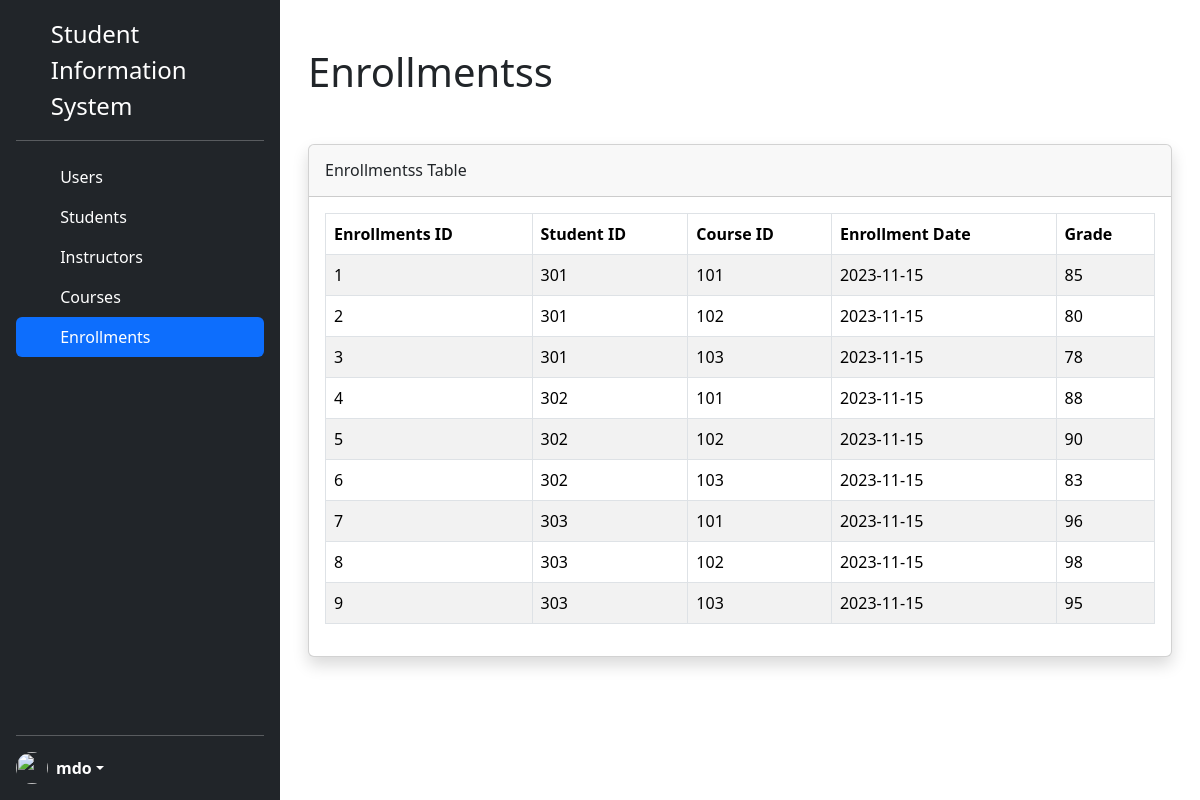
The app's page /enrollments.php with its own data.
### tables this page shows
CREATE TABLE enrollments (
    EnrollmentId INT NOT NULL AUTO_INCREMENT,
    StudentId INT NOT NULL,
    CourseId INT NOT NULL,
    EnrollmentDate DATE NOT NULL,
    Grade INT NOT NULL,
    PRIMARY KEY(EnrollmentId),
    FOREIGN KEY(StudentId) REFERENCES students(StudentId),
    FOREIGN KEY(CourseId) REFERENCES courses(CourseId)
);

### enrollments.php (the view, shortened to what this page needs)
<!doctype html>
<html lang="en">
  <head>
    <link href="https://cdn.jsdelivr.net/npm/bootstrap@5.3.2/dist/css/bootstrap.min.css" rel="stylesheet">
    <link rel="stylesheet" href="//cdn.jsdelivr.net/npm/alertifyjs@1.13.1/build/css/alertify.min.css"/>
</head>
<body>
    <div class="container-fluid">
        <div class="row flex-nowrap">
            <div class="d-flex flex-column flex-shrink-0 p-3 text-bg-dark min-vh-100" style="width: 280px;">
                <a href="#" class="d-flex align-items-center mb-3 mb-md-0 me-md-auto text-white text-decoration-none">
                    <svg class="bi pe-none me-2" width="40" height="32"><use xlink:href="#bootstrap"/></svg>
                    <span class="fs-4">Student Information System</span>
                </a>
                <hr>
                <ul class="nav nav-pills flex-column mb-auto">
                <li class="nav-item">
                    <a href="index.php" class="nav-link text-white" aria-current="page">
                    <svg class="bi pe-none me-2" width="16" height="16"><use xlink:href="#index"/></svg>
                    Users
                    </a>
                </li>
                <li>
                    <a href="student.php" class="nav-link text-white">
                    <svg class="bi pe-none me-2" width="16" height="16"><use xlink:href="#speedometer2"/></svg>
                    Students
                    </a>
                </li>
                <li>
                    <a href="instructor.php" class="nav-link text-white">
                    <svg class="bi pe-none me-2" width="16" height="16"><use xlink:href="#table"/></svg>
                    Instructors
                    </a>
                </li>
                <li>
                    <a href="course.php" class="nav-link text-white">
                    <svg class="bi pe-none me-2" width="16" height="16"><use xlink:href="#grid"/></svg>
                    Courses
                    </a>
                </li>
                <li>
                    <a href="enrollments.php" class="nav-link active text-white">
                    <svg class="bi pe-none me-2" width="16" height="16"><use xlink:href="#people-circle"/></svg>
                    Enrollments
                    </a>
                </li>
                </ul>
                <hr>
                <div class="dropdown">
                <a href="#" class="d-flex align-items-center text-white text-decoration-none dropdown-toggle" data-bs-toggle="dropdown" aria-expanded="false">
                    <img src="https://github.com/mdo.png" alt="" width="32" height="32" class="rounded-circle me-2">
                    <strong>mdo</strong>
                </a>
                </div>
            </div>
            <div class="col mx-3">
            <h1 class="my-5">Enrollmentss</h1>
            <div class="card shadow">
                <div class="card-header py-3 d-flex flex-row align-items-center justify-content-between">
                    <h6 class="m-0 me-auto font-weight-bold">Enrollmentss Table</h6>
                </div>
                <div class="card-body">
                    <table id="myTable" class="table table-bordered table-striped">
                        <thead>
                            <tr>
                                <th>Enrollments ID</th>
                                <th>Student ID</th>
                                <th>Course ID</th>
                                <th>Enrollment Date</th>
                                <th>Grade</th>
                            </tr>
                        </thead>
                        <tbody>
                            <?php
                            require 'dbcon.php';
                            $query = "SELECT * FROM enrollments";
                            $query_run = mysqli_query($con, $query);
                            if(mysqli_num_rows($query_run) > 0)
                            {
                                foreach($query_run as $course)
                                {
                                    ?>
                                    <tr>
                                        <td><?= $course['EnrollmentId'] ?></td>
                                        <td><?= $course['StudentId'] ?></td>
                                        <td><?= $course['CourseId'] ?></td>
                                        <td><?= $course['EnrollmentDate'] ?></td>
                                        <td><?= $course['Grade'] ?></td>
                                    </tr>
                                    <?php
                                }
                            }
                            ?>
                        </tbody>
                    </table>
                </div>
            </div>
            </div>
        </div>
    </div>
</body>
</html>

### records on screen
enrollments: EnrollmentId "1", StudentId "301", CourseId "101", EnrollmentDate "2023-11-15", Grade "85"
enrollments: EnrollmentId "2", StudentId "301", CourseId "102", EnrollmentDate "2023-11-15", Grade "80"
enrollments: EnrollmentId "3", StudentId "301", CourseId "103", EnrollmentDate "2023-11-15", Grade "78"
enrollments: EnrollmentId "4", StudentId "302", CourseId "101", EnrollmentDate "2023-11-15", Grade "88"
enrollments: EnrollmentId "5", StudentId "302", CourseId "102", EnrollmentDate "2023-11-15", Grade "90"
enrollments: EnrollmentId "6", StudentId "302", CourseId "103", EnrollmentDate "2023-11-15", Grade "83"
enrollments: EnrollmentId "7", StudentId "303", CourseId "101", EnrollmentDate "2023-11-15", Grade "96"
enrollments: EnrollmentId "8", StudentId "303", CourseId "102", EnrollmentDate "2023-11-15", Grade "98"
enrollments: EnrollmentId "9", StudentId "303", CourseId "103", EnrollmentDate "2023-11-15", Grade "95"
